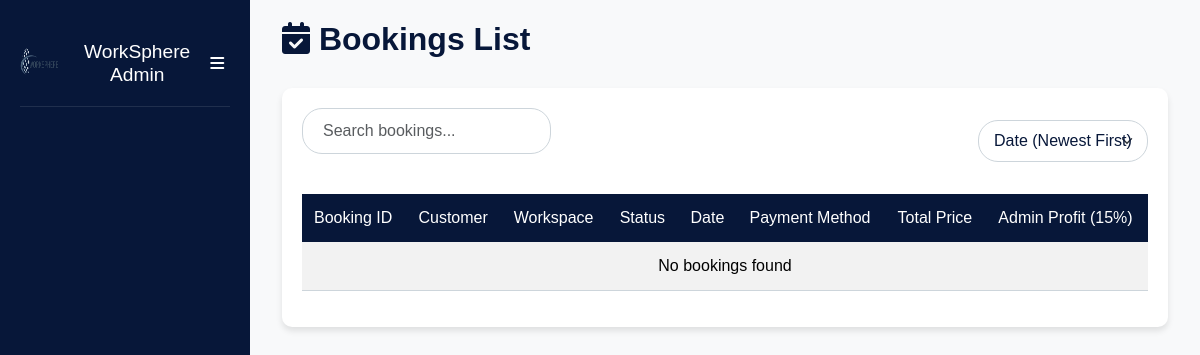
Page /admin/bookings_list.php on the earlier database version.
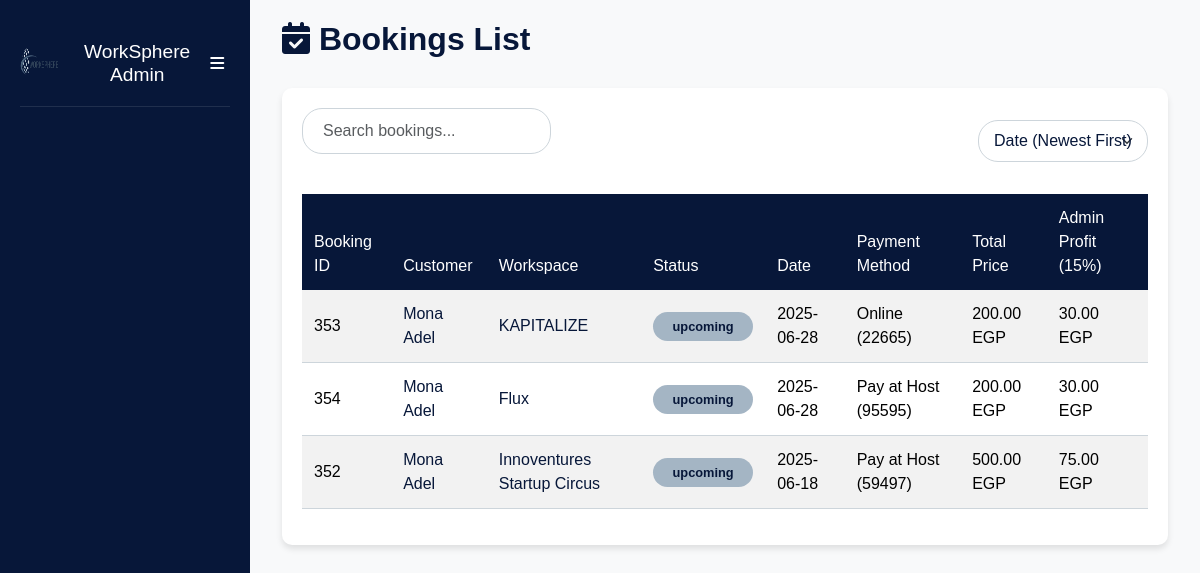
Same page on the later database version.
### tables this page shows
CREATE TABLE `bookings` (
  `booking_id` int(11) NOT NULL,
  `user_id` int(11) NOT NULL,
  `room_id` int(11) NOT NULL,
  `date` date NOT NULL,
  `start_time` time NOT NULL,
  `end_time` time NOT NULL,
  `num_people` int(11) NOT NULL,
  `total_price` float DEFAULT NULL,
  `status` varchar(255) DEFAULT 'upcoming',
  `created_at` timestamp NOT NULL DEFAULT current_timestamp(),
  `review-email` tinyint(4) NOT NULL DEFAULT 0,
  `pay_method` varchar(255) DEFAULT NULL,
  `is_monthly` int(11) NOT NULL DEFAULT 0
);

CREATE TABLE `users` (
  `user_id` int(11) NOT NULL,
  `name` varchar(255) NOT NULL,
  `email` varchar(255) NOT NULL,
  `phone` varchar(15) NOT NULL,
  `password` varchar(255) NOT NULL,
  `age` int(11) DEFAULT NULL,
  `job_title` varchar(255) DEFAULT NULL,
  `image` longtext DEFAULT 'default.png',
  `location` varchar(255) DEFAULT NULL,
  `created_at` timestamp NOT NULL DEFAULT current_timestamp(),
  `role_id` int(11) DEFAULT NULL,
  `last_seen` datetime NOT NULL DEFAULT current_timestamp(),
  `company_name` varchar(255) DEFAULT NULL,
  `contact_info` varchar(255) DEFAULT NULL,
  `company_type` varchar(255) DEFAULT NULL,
  `zone_id` int(11) DEFAULT NULL,
  `portfolio` longtext DEFAULT NULL,
  `action` varchar(255) NOT NULL DEFAULT 'active'
);

CREATE TABLE `workspaces` (
  `workspace_id` int(11) NOT NULL,
  `user_id` int(11) NOT NULL,
  `name` varchar(255) NOT NULL,
  `location` varchar(255) NOT NULL,
  `description` longtext DEFAULT NULL,
  `price/hr` float DEFAULT NULL,
  `zone_id` int(11) NOT NULL,
  `created_at` timestamp NOT NULL DEFAULT current_timestamp(),
  `Availability` tinyint(4) NOT NULL DEFAULT 1,
  `latitude` float(10,6) NOT NULL,
  `longitude` float(10,6) NOT NULL
);

CREATE TABLE `payments` (
  `pay_id` int(11) NOT NULL,
  `booking_id` int(11) DEFAULT NULL,
  `amount` float NOT NULL,
  `payment_method` varchar(255) NOT NULL,
  `transaction_id` int(11) DEFAULT NULL,
  `created_at` timestamp NOT NULL DEFAULT current_timestamp(),
  `workspace_id` int(11) NOT NULL,
  `renewal_date` date NOT NULL
);

### admin/bookings_list.php (the view, shortened to what the changed rows need)
<?php
include "connection.php";
$sort = 'date_desc';
$orderBy = "ORDER BY b.date DESC";
switch ($sort) {
    case 'date_desc':
        default:
        $orderBy = "ORDER BY b.date DESC";
        break;
}
$searchCondition = "";
$select_bookings = "SELECT
    b.booking_id,
    u.user_id,
    u.name AS user_name,
    w.workspace_id,
    w.name AS workspace_name,
    b.status AS status,
    b.total_price,
    DATE_FORMAT(b.date, '%Y-%m-%d') AS booking_date,
    p.payment_method,
    p.transaction_id
FROM
    grad_proj.bookings b
JOIN
    grad_proj.users u ON b.user_id = u.user_id
JOIN
    grad_proj.rooms r ON b.room_id = r.room_id
JOIN
    grad_proj.workspaces w ON r.workspace_id = w.workspace_id
LEFT JOIN
    grad_proj.payments p ON b.booking_id = p.booking_id
$searchCondition
$orderBy";
$run_select = mysqli_query($connect, $select_bookings);
?>
<!DOCTYPE html>
<html lang="en">
<head>
    <link rel="stylesheet" href="https://cdnjs.cloudflare.com/ajax/libs/bootstrap/5.3.3/css/bootstrap.min.css">
    <link rel="stylesheet" href="https://cdnjs.cloudflare.com/ajax/libs/font-awesome/6.4.0/css/all.min.css">
    <link rel="stylesheet" href="https://cdn.jsdelivr.net/npm/sweetalert2@11/dist/sweetalert2.min.css">
</head>
<body>
    <div class="main-content" id="mainContent">
        <div class="container-fluid">
            <h2><i class="fas fa-calendar-check"></i> Bookings List</h2>
            <div class="table-container">
                <div class="table-responsive">
                    <table class="table table-striped table-hover">
                        <thead>
                            <tr>
                                <th>Booking ID</th>
                                <th>Customer</th>
                                <th>Workspace</th>
                                <th>Status</th>
                                <th>Date</th>
                                <th>Payment Method</th>
                                <th>Total Price</th>
                                <th>Admin Profit (15%)</th>
                            </tr>
                        </thead>
                        <tbody id="bookingsTableBody">
                            <?php
                            if (mysqli_num_rows($run_select) > 0) {
                                foreach ($run_select as $row) {
                                    $status_class = '';
                                    switch (strtolower($row['status'])) {
                                        case 'upcoming': $status_class = 'status-upcoming'; break;
                                    }
                                    ?>
                                    <tr>
                                        <td><?php echo htmlspecialchars($row['booking_id']); ?></td>
                                        <td><a href="../profile.php?user_id=<?php echo $row['user_id']; ?>">
                                                <?php echo htmlspecialchars($row['user_name']); ?>
                                            </a></td>
                                        <td><a href="../workspace_details.php?ws_id=<?php echo $row['workspace_id']; ?>">
                                                <?php echo htmlspecialchars($row['workspace_name']); ?>
                                            </a></td>
                                        <td><span class="status-badge <?php echo $status_class; ?>">
                                                <?php echo htmlspecialchars($row['status']); ?>
                                            </span></td>
                                        <td><?php echo htmlspecialchars($row['booking_date']); ?></td>
                                        <td>
                                            <?php if ($row['payment_method']): ?>
                                                <?php echo htmlspecialchars($row['payment_method']); ?>
                                                <?php if ($row['transaction_id']): ?>
                                                    (<?php echo htmlspecialchars($row['transaction_id']); ?>)
                                                <?php endif; ?>
                                            <?php else: ?>
                                                Pending
                                            <?php endif; ?>
                                        </td>
                                        <td><?php echo number_format($row['total_price'], 2); ?> EGP</td>
                                        <td><?php echo number_format($row['total_price'] * 0.15, 2); ?> EGP</td>
                                    </tr>
                                    <?php
                                }
                            } else {
                                echo '<tr><td colspan="8" class="text-center">No bookings found</td></tr>';
                            }
                            ?>
                        </tbody>
                    </table>
                </div>
            </div>
        </div>
    </div>
</body>
</html>

Differences in the rows shown:
added bookings: booking_id "353", user.name "Mona Adel", workspaces.name "KAPITALIZE", status "upcoming", booking_date "2025-06-28", payments.payment_method "Online", payments.transaction_id "22665", total_price "200.00", $row['total_price']*0.15 "30.00"
added bookings: booking_id "354", user.name "Mona Adel", workspaces.name "Flux", status "upcoming", booking_date "2025-06-28", payments.payment_method "Pay at Host", payments.transaction_id "95595", total_price "200.00", $row['total_price']*0.15 "30.00"
added bookings: booking_id "352", user.name "Mona Adel", workspaces.name "Innoventures Startup Circus", status "upcoming", booking_date "2025-06-18", payments.payment_method "Pay at Host", payments.transaction_id "59497", total_price "500.00", $row['total_price']*0.15 "75.00"
Other differences:
text no longer shown: "No bookings found"
